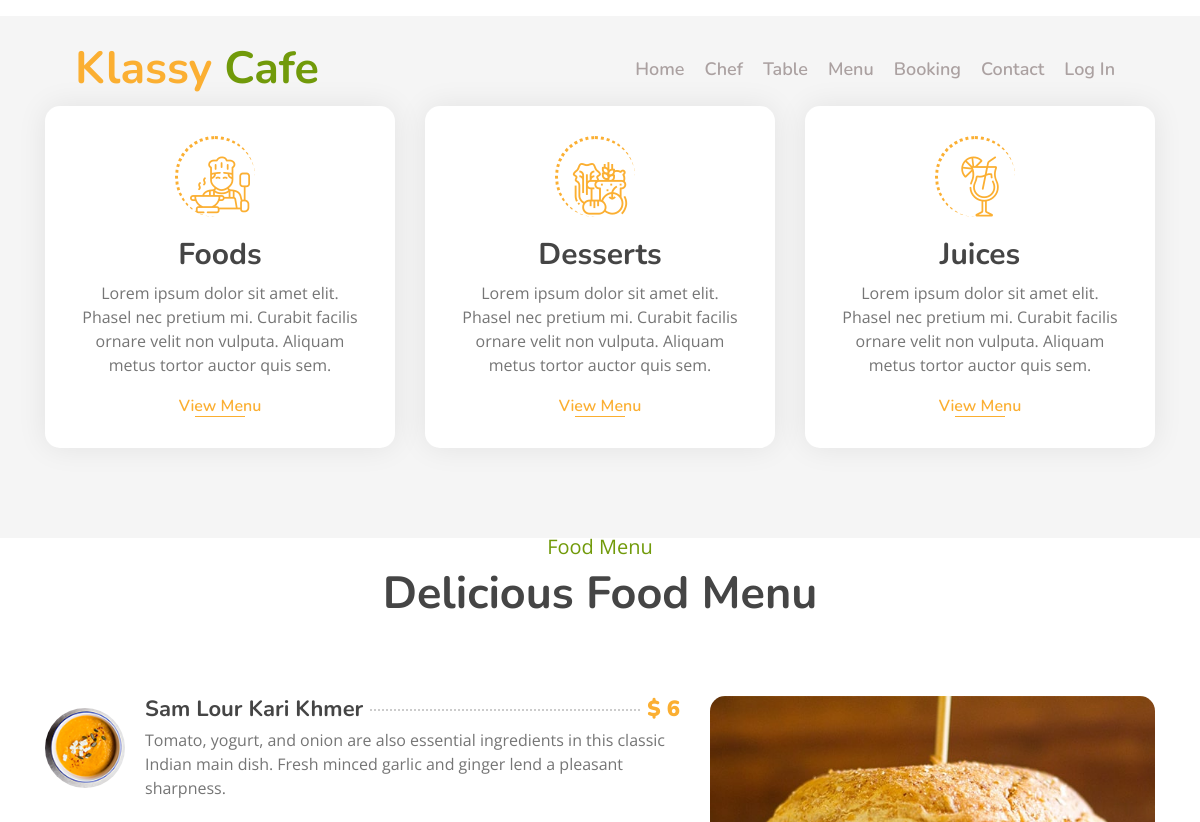
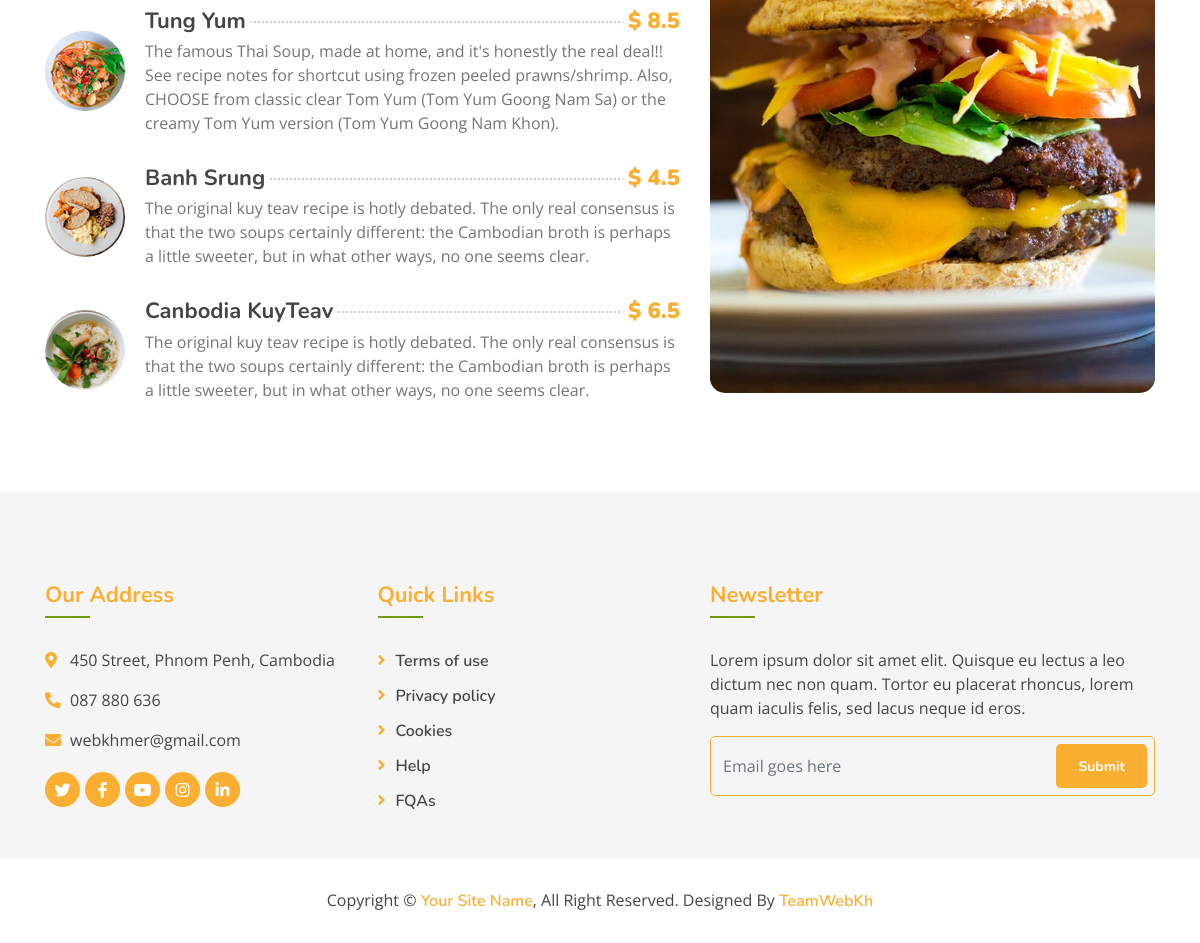
The app's page /KlassyCafe/index.php?p=foodMenu with its own data (2 pictures, top to bottom).
### tables this page shows
CREATE TABLE IF NOT EXISTS `tbl_food` (
  `id` int UNSIGNED NOT NULL AUTO_INCREMENT,
  `name` varchar(100) NOT NULL,
  `ingridient` mediumtext NOT NULL,
  `price` double NOT NULL,
  `img` varchar(50) NOT NULL,
  `cid` varchar(20) NOT NULL,
  `trash` tinyint NOT NULL,
  PRIMARY KEY (`id`)
);

### KlassyCafe/pages/foodMenu.php (the view, shortened to what this page needs)
<div style="margin-top:-2.4%;">
	<div class="food">
				<div class="container">
					<div class="row align-items-center">
						<div class="col-md-4">
							<div class="food-item">
								<i class="flaticon-cooking"></i>
								<h2>Foods</h2>
								<p>
									Lorem ipsum dolor sit amet elit. Phasel nec pretium mi. Curabit facilis ornare velit non vulputa. Aliquam metus tortor auctor quis sem.
								</p>
								<a href="index.php?p=foodMenu">View Menu</a>
							</div>
						</div>
						<div class="col-md-4">
							<div class="food-item">
								<i class="flaticon-fruits-and-vegetables"></i>
								<h2>Desserts</h2>
								<p>
									Lorem ipsum dolor sit amet elit. Phasel nec pretium mi. Curabit facilis ornare velit non vulputa. Aliquam metus tortor auctor quis sem.
								</p>
								<a href="index.php?p=dessertMenu">View Menu</a>
							</div>
						</div>
						<div class="col-md-4">
							<div class="food-item">
								<i class="flaticon-cocktail"></i>
								<h2>Juices</h2>
								<p>
									Lorem ipsum dolor sit amet elit. Phasel nec pretium mi. Curabit facilis ornare velit non vulputa. Aliquam metus tortor auctor quis sem.
								</p>
								<a href="index.php?p=juiceMenu">View Menu</a>
							</div>
						</div>
					</div>
				</div>
			</div>
	<div class="menu"  style="margin-top:-8%;">
            <div class="container">
                <div class="section-header text-center">
                    <p>Food Menu</p>
                    <h2>Delicious Food Menu</h2>
                </div>
                <div class="menu-tab">
                    <div class="tab-content">
                        <div id="burgers" class="container tab-pane active">
                            <div class="row">
                                <div class="col-lg-7 col-md-12">
								<?php
									$xml = "SELECT * FROM tbl_food WHERE cid = 'food' AND trash=0 order by id desc ";
									$result = mysqli_query($conn,$xml);
									while($row = mysqli_fetch_array($result))
									{
								?>
                                    <div class="menu-item">
                                        <div class="menu-img">
                                            <img src="img/<?=$row['cid'];?>/<?=$row['img'];?>" alt="Image">
                                        </div>
                                        <div class="menu-text">
                                            <h3><span><?=$row['name'];?></span> <strong>$ <?=$row['price'];?></strong></h3>
                                            <p><?=$row['ingridient'];?></p>
                                        </div>
                                    </div>
									<?php
									}
									?>
                                </div>
                                <div class="col-lg-5 d-none d-lg-block">
                                    <img src="img/menu-burger-img.jpg" alt="Image">
                                </div>
                            </div>
                        </div>
                    </div>
                </div>
            </div>
    </div>
</div>

### KlassyCafe/css/style.css (style rules this page uses)
body { color: #757575; background: #ffffff; font-family: 'open sans', sans-serif; }
h1, h2, h3, h4, h5, h6 { color: #454545; font-family: 'Nunito', sans-serif; }
a { font-family: 'Nunito', sans-serif; font-weight: 600; color: #fbaf32; transition: .3s; }
[class^="flaticon-"]:before, [class*=" flaticon-"]:before, [class^="flaticon-"]:after, [class*=" flaticon-"]:after { font-size: inherit; margin-left: 0; }
.section-header { position: relative; margin-bottom: 45px; }
.section-header p { color: #719a0a; margin-bottom: 5px; position: relative; font-size: 20px; }
.section-header h2 { margin: 0; position: relative; font-size: 45px; font-weight: 700; }
.food { position: relative; width: 100%; padding: 90px 0 60px 0; margin: 45px 0; background: rgba(0, 0, 0, .04); }
.food .food-item { position: relative; width: 100%; margin-bottom: 30px; padding: 50px 30px 30px; text-align: center; background: #ffffff; border-radius: 15px; box-shadow: 0 0 30px rgba(0, 0, 0, .08); transition: .3s; }
.food .food-item i { position: relative; display: inline-block; color: #fbaf32; font-size: 60px; line-height: 60px; margin-bottom: 20px; transition: .3s; }
.food .food-item i::after { position: absolute; content: ""; width: calc(100% + 20px); height: calc(100% + 20px); top: -20px; left: -15px; border: 3px dotted #fbaf32; border-right: transparent; border-bottom: transparent; border-radius: 100px; transition: .3s; }
.food .food-item h2 { font-size: 30px; font-weight: 700; }
.food .food-item a { position: relative; font-size: 16px; }
.food .food-item a::after { position: absolute; content: ""; width: 50px; height: 1px; bottom: 0; left: calc(50% - 25px); background: #fbaf32; transition: .3s; }
.menu { position: relative; padding: 45px 0 15px 0; }
.menu .menu-tab { position: relative; }
.menu .menu-tab img { max-width: 100%; border-radius: 15px; }
.menu .menu-tab .tab-content { padding: 30px 0 0 0; background: transparent; }
.menu .menu-tab .tab-content .container { padding: 0; }
.menu .menu-item { position: relative; margin-bottom: 30px; display: flex; align-items: center; }
.menu .menu-img { width: 80px; margin-right: 20px; }
.menu .menu-img img { width: 100%; border-radius: 100px; }
.menu .menu-text { width: calc(100% - 100px); }
.menu .menu-text h3 { position: relative; display: block; font-size: 22px; font-weight: 700; }
.menu .menu-text h3::after { position: absolute; content: ""; width: 100%; height: 0; top: 13px; left: 0; border-top: 2px dotted #cccccc; z-index: -1; }
.menu .menu-text h3 span { display: inline-block; float: left; padding-right: 5px; background: #ffffff; }
.menu .menu-text h3 strong { display: inline-block; float: right; padding-left: 5px; color: #fbaf32; background: #ffffff; }
.menu .menu-text p { position: relative; margin: 5px 0 0 0; float: left; display: block; }

### records on screen
tbl_food: cid+img (picture), name "Sam Lour Kari Khmer", price "6", ingridient "Tomato, yogurt, and onion are also essential ingredients in this classic Indian main dish. Fresh minced garlic and ginger lend a pleasant sharpness."
tbl_food: cid+img (picture), name "Tung Yum", price "8.5", ingridient "The famous Thai Soup, made at home, and it's honestly the real deal!! See recipe notes for shortcut using frozen peeled prawns/shrimp. Also, CHOOSE from classic clear Tom Yum (Tom Yum Goong Nam Sa) or the creamy Tom Yum version (Tom Yum Goong Nam Khon)."
tbl_food: cid+img (picture), name "Banh Srung", price "4.5", ingridient "The original kuy teav recipe is hotly debated. The only real consensus is that the two soups certainly different: the Cambodian broth is perhaps a little sweeter, but in what other ways, no one seems clear."
tbl_food: cid+img (picture), name "Canbodia KuyTeav", price "6.5", ingridient "The original kuy teav recipe is hotly debated. The only real consensus is that the two soups certainly different: the Cambodian broth is perhaps a little sweeter, but in what other ways, no one seems clear."
